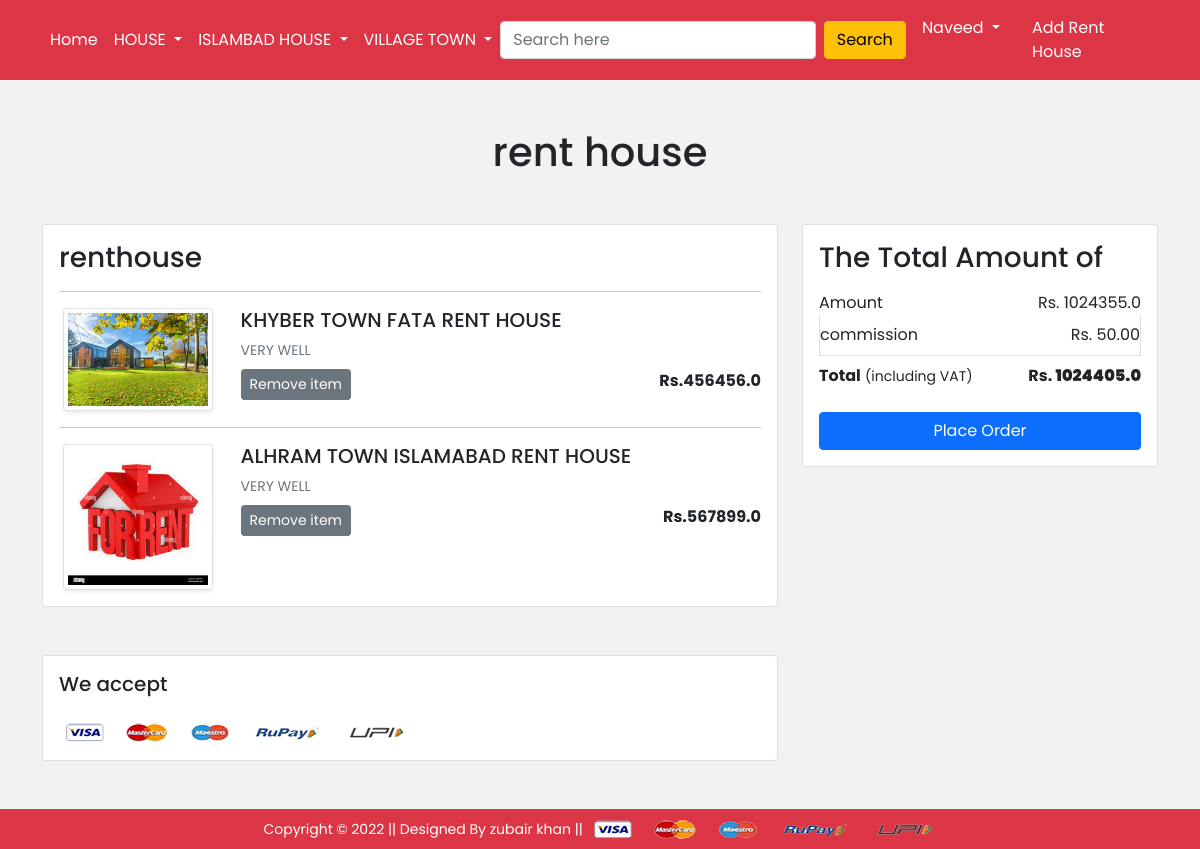
Page /cart/ (signed in) on the committed database.
### app/models.py (models this page shows, shortened)
class AddToRentHouse(models.Model):
    user = models.ForeignKey(User, on_delete=models.CASCADE)
    product = models.ForeignKey(Product, on_delete=models.CASCADE)
    quantity = models.PositiveIntegerField(default=1)
    def __str__(self):
        return str(self.id)

class Product(models.Model):
    title = models.CharField(max_length=100)
    selling_price = models.FloatField()
    discounted_price = models.FloatField()
    description = models.TextField()
    brand = models.CharField(max_length=100)
    category = models.CharField(choices=CATEGORY_CHOICES, max_length=2)
    product_image = models.ImageField(upload_to='productimg')

### app/views.py (the view)
# urls.py: path('cart/',views.show_cart,name='showcart'),
@login_required
def show_cart(request):
    if request.user.is_authenticated:
        user = request.user
        cart = AddToRentHouse.objects.filter(user=user)
        print(cart)
        amount = 0.0
        shipping_amount= 50.0
        total_amount = 0.0
        cart_product = [p for p in AddToRentHouse.objects.all() if p.user == user]
        print(cart_product)
        if cart_product:
            for p in cart_product:
                tempamount = (p.quantity * p.product.discounted_price)
                amount += tempamount
                totalamount = amount + shipping_amount
            return render(request,'app/addtocart.html',{'carts':cart, 'totalamount':totalamount , 'amount':amount})
        else:
            return render(request, 'app/emptycart.html')

### app/templates/app/addtocart.html (shortened to what this page needs)
{% extends 'app/base.html' %} {% load static %}  {% block main-content %}
<div class="container my-5">
  <div class="row">
    <h1 class="text-center mb-5"> rent house</h1>
    <div class="col-sm-8">
      <div class="card">
        <div class="card-body">
          <h3>renthouse</h3>
          {% for cart in carts %}
          <hr />
          <div class="row">
            <div class="col-sm-3 text-center align-self-center">
              <img
                src="{{cart.product.product_image.url}}"
                alt=""
                srcset=""
                class="img-fluid img-thumbnail shadow-sm"
                height="150"
                width="150"
              />
            </div>
            <div class="col-sm-9">
              <div>
                <h5>{{cart.product.title}}</h5>
                <p class="mb-2 text-muted small">
                  {{cart.product.description}}
                </p>
                <div class="d-flex justify-content-between">
                  <a
                    href="#"
                    class="btn btn-sm btn-secondary mr-3 remove-cart"
                    pid="{{cart.product.id}}"
                    >Remove item
                  </a>
                  <p class="mb-0">
                    <span
                      ><strong
                        >Rs.{{cart.product.discounted_price}}</strong
                      ></span
                    >
                  </p>
                </div>
              </div>
            </div>
          </div>
          {% endfor %}
        </div>
      </div>
    </div>
    <div class="col-sm-4">
      <div class="card">
        <div class="card-body">
          <h3>The Total Amount of</h3>
          <ul class="list-group">
            <li
              class="list-group-item d-flex justify-content-between align-items-center border-0 px-0 pb-0"
            >
              Amount<span>Rs. <span id="amount"> {{amount}} </span></span>
            </li>
            <li
              class="list-group-item d-flex justify-content-between align-items-center px-0"
            >
              commission<span>Rs. 50.00</span>
            </li>
            <li
              class="list-group-item d-flex justify-content-between align-items-center border-0 px-0 mb-3"
            >
              <div><strong>Total</strong> <small>(including VAT)</small></div>
              <span
                ><strong
                  >Rs. <strong id="totalamount">{{totalamount}}</strong></strong
                ></span
              >
            </li>
          </ul>
          <div class="d-grid">
            <a href="{% url 'checkout' %}" class="btn btn-primary"
              >Place Order</a
            >
          </div>
        </div>
      </div>
    </div>
  </div>
</div>
<div class="container">
  <div class="row">
    <div class="col-sm-8">
      <div class="card">
        <div class="card-body">
          <h5 class="mb-4">We accept</h5>
          <img
            src="{% static 'app/images/payment.png' %}"
            alt=""
            class="img-fluid"
          />
        </div>
      </div>
    </div>
  </div>
</div>
{% endblock main-content %}

### app/templates/app/base.html (shortened to what this page needs)
<!DOCTYPE html>
{% load static %}
<html lang="en">
  <head>
    <link rel="stylesheet" href="{% static 'app/css/allll.min.css' %} " />
    <link
      rel="stylesheet"
      href="{% static 'app/css/oowl.carousel.min.css' %}"
    />
    <link
      rel="stylesheet"
      href="https://pro.fontawesome.com/releases/v5.10.0/css/all.css"
    />
    <link rel="stylesheet" href="{% static 'app/css/fontawesome.min.css' %}" />
    <link rel="stylesheet" href="{% static 'app/css/style.css' %}" />
  </head>
  <body>
    <nav class="navbar navbar-expand-lg navbar-dark bg-danger" id="nav">
      <div class="container">
        <div class="collapse navbar-collapse" id="navbarSupportedContent">
          <ul class="navbar-nav me-auto mb-2 mb-lg-0" id="nav-ul">
            <li class="nav-item">
              <a class="nav-link active" aria-current="page" href="/">Home</a>
            </li>
            <li class="nav-item dropdown">
              <a
                class="nav-link dropdown-toggle text-white"
                href="#"
                id="electronicsDropdown"
                role="button"
                data-bs-toggle="dropdown"
                aria-expanded="false"
              >
                HOUSE
              </a>
            </li>
            <li class="nav-item dropdown">
              <a
                class="nav-link dropdown-toggle text-white"
                href="#"
                id="electronicsDropdown"
                role="button"
                data-bs-toggle="dropdown"
                aria-expanded="false"
              >
                ISLAMBAD HOUSE
              </a>
            </li>
            <li class="nav-item dropdown">
              <a
                class="nav-link dropdown-toggle text-white"
                href="#"
                id="fashionDropdown"
                role="button"
                data-bs-toggle="dropdown"
                aria-expanded="false"
              >
                VILLAGE TOWN
              </a>
            </li>
          </ul>
          <form class="d-flex" action="/search">
            <input
              class="form-control me-2"
              type="search"
              placeholder="Search here"
              aria-label="Search"
              name="q"
            />
            <button class="btn btn-warning" type="submit">Search</button>
          </form>
          <div>
            <ul class="navbar-nav me-auto mb-2 mb-lg-0">
              {% if request.user.is_authenticated %}
              <li class="nav-item dropdown mx-2">
                <a
                  class="nav-link dropdown-toggle text-white"
                  href="#"
                  id="profileDropdown"
                  role="button"
                  data-bs-toggle="dropdown"
                  aria-expanded="false"
                >
                  {{request.user.username|capfirst}}
                </a>
              </li>
              <li class="nav-item mx-2">
                <a href="{% url 'showcart' %}" class="nav-link text-white"
                  > Add Rent
                  House
                </a>
              </li>
              {% endif %}
            </ul>
          </div>
        </div>
      </div>
    </nav>
     {% block main-content %} {% endblock main-content %}
    <footer class="container-fluid bg-danger text-center p-2 mt-5">
      <small class="text-white"
        >Copyright &copy; 2022 || Designed By zubair khan ||
      </small>
      <img
        src="{% static 'app/images/payment.png' %}"
        alt=""
        srcset=""
        class="img-fluid"
        height="2px"
      />
    </footer>
  </body>
</html>

### app/static/app/css/style.css (style rules this page uses)
* { margin: 0; padding: 0; user-select: none; box-sizing: border-box; font-family: "Poppins", sans-serif; }
body { background: #f2f2f2; }
#nav { background: #660033; }
#nav:after { content: ""; clear: both; display: table; }
#nav-ul { float: right; margin-right: 40px; list-style: none; position: relative; }

### rows in the picture
AddToRentHouse: product.product_image (picture), product "KHYBER TOWN FATA RENT HOUSE", product.description "VERY WELL", product.discounted_price "456456.0"
AddToRentHouse: product.product_image (picture), product "ALHRAM TOWN ISLAMABAD RENT HOUSE", product.description "VERY WELL", product.discounted_price "567899.0"

### other values in the picture
{{ request.user.username|capfirst }} "Naveed"
{{ amount }} "1024355.0"
{{ totalamount }} "1024405.0"
